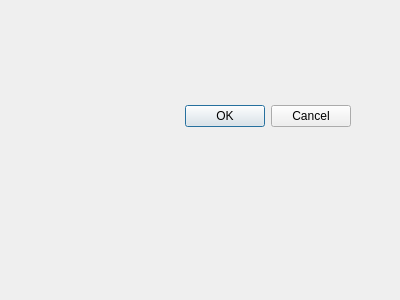
<?xml version="1.0" encoding="UTF-8"?>
<ui version="4.0">
 <class>Dialog</class>
 <widget class="QDialog" name="Dialog">
  <property name="geometry">
   <rect>
    <x>0</x>
    <y>0</y>
    <width>400</width>
    <height>300</height>
   </rect>
  </property>
  <property name="windowTitle">
   <string>Dialog</string>
  </property>
  <widget class="QDialogButtonBox" name="buttonBox">
   <property name="geometry">
    <rect>
     <x>10</x>
     <y>100</y>
     <width>341</width>
     <height>32</height>
    </rect>
   </property>
   <property name="orientation">
    <enum>Qt::Horizontal</enum>
   </property>
   <property name="standardButtons">
    <set>QDialogButtonBox::Cancel|QDialogButtonBox::Ok</set>
   </property>
  </widget>
 </widget>
 <resources/>
 <connections>
  <connection>
   <sender>buttonBox</sender>
   <signal>accepted()</signal>
   <receiver>Dialog</receiver>
   <slot>accept()</slot>
   <hints>
    <hint type="sourcelabel">
     <x>248</x>
     <y>254</y>
    </hint>
    <hint type="destinationlabel">
     <x>157</x>
     <y>274</y>
    </hint>
   </hints>
  </connection>
  <connection>
   <sender>buttonBox</sender>
   <signal>rejected()</signal>
   <receiver>Dialog</receiver>
   <slot>reject()</slot>
   <hints>
    <hint type="sourcelabel">
     <x>316</x>
     <y>260</y>
    </hint>
    <hint type="destinationlabel">
     <x>286</x>
     <y>274</y>
    </hint>
   </hints>
  </connection>
 </connections>
</ui>
